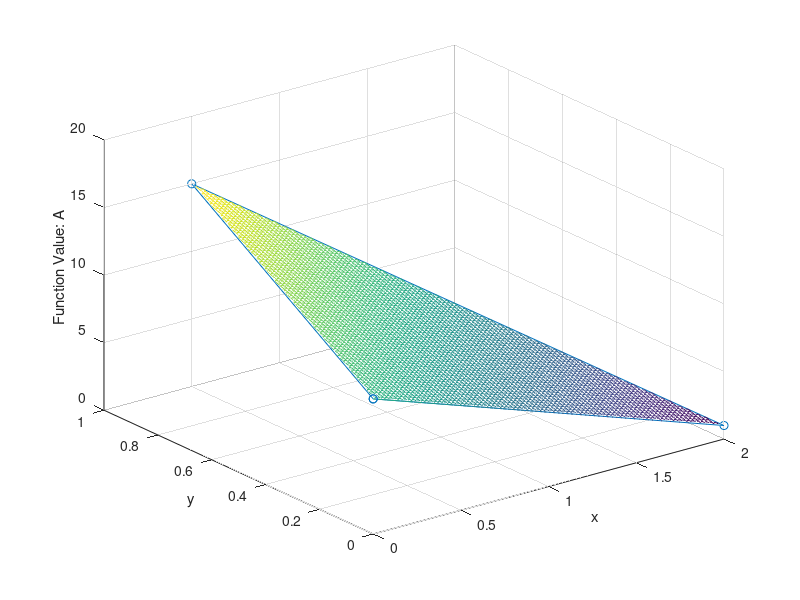

The MATLAB script that drew this image:
close all; clear all; clc;
xL = 0; yL = 0; xM = 0.5; % defin coords
yM = 1; xN = 2; yN = 0; % define coords
AL = 10; AM = 15; AN = 1; % define function

xv = [xL xM xN xL]; 
yv = [yL yM yN xL]; 
Av = [AL AM AN AL]; % for plotting

figure
plot3(xv, yv,  Av,'-o'); 
grid on; hold on
xlabel('x'); 
ylabel('y'); 
zlabel('Function Value: A')

Mxy = [ 1 xL yL; 1 xM yM; 1 xN yN];
Mab = inv(Mxy);  % equation 4.9
aL = Mab(1,1); aM = Mab(1,2); aN = Mab(1,3);
bL = Mab(2,1); bM = Mab(2,2); bN = Mab(2,3);
cL = Mab(3,1); cM = Mab(3,2); cN = Mab(3,3);

xPlot = linspace(min([xL xM xN]), max([xL xM xN]),80);
yPlot = linspace(min([yL yM yN]), max([yL yM yN]),90);

for xIndex = 1:length(xPlot)
    for yIndex = 1:length(yPlot)
        x = xPlot(xIndex);
        y = yPlot(yIndex);
        if inpolygon(x,y,xv,yv);
            A(yIndex,xIndex) = AL*(aL+bL*x+cL*y)+ ...
                AM*(aM+bM*x+cM*y)+AN*(aN+bN*x+cN*y);
        else
            A(yIndex,xIndex) = nan;
        end
    end
end
mesh(xPlot, yPlot, A)



